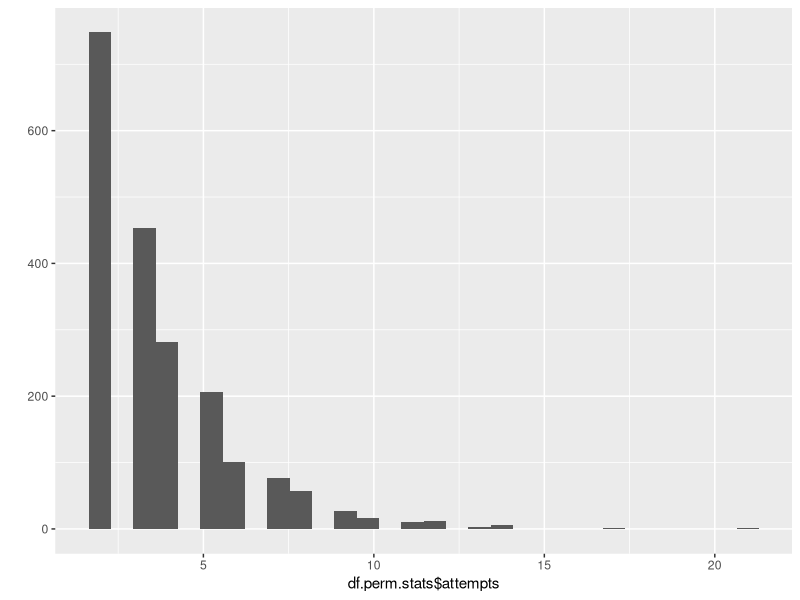

Here is the R script that generated this plot: (Note: this script raises an error after producing the figure.)
#install.packages("gtools")
#install.packages("permute")
#install.packages("dplyr")

library(ggplot2)
library(permute)
library(gtools)
library(plyr)
#library(dplyr)
#?dplyr


rm(list=ls())

set.seed(1)

x <- 1:100
n_perm <- 1000 # 100000
mat <- t(replicate(n_perm, sample(x)))

### Calculate "error rate" for each position
x.err <- sapply(seq_along(x), function(i) {sum(mat[,i]==x[i])/dim(mat)[1]})
#x.err1 <- numeric(); for (i in seq_along(x)) {x.err1[i] <- sum(mat[,i]==x[i])} # ALTERNATIVE SOLUTION
x.err # --> the error rate is 1/x
sprintf("Mean Error Rate: %s", mean(x.err))
sprintf("1/x: %s", 1/length(x))

df <- rdply(n_perm, sample(x)) # first column in this matrix (df$.n) is the original index

###################### USING own function - WITH restrictions #################
## TODO
#1) find out how many theoretical "restricted permutations", n_perm_max, that exists as a function of length(x). 
    # --> Print warning if n_perm > n_perm_max


perm_restricted <- function(x, n_perm) {
  ### For debugging
  #n_perm <- 10
  
  df.perm <- data.frame(matrix(NA, ncol=n_perm, nrow=length(x)))
  ## COLUMN=permutation_no (permuted sample)
  ## ROW="observation"
  
  df.perm.stats <- data.frame(attempts=rep(NA, n_perm))
  for (i in 1:n_perm) {
    n_perm_attempts <- 1
    flag_make_new_permutation <- TRUE
    while (flag_make_new_permutation) {
      perm <- sample(x)
      bool_identical_positions <- x == perm
      print(sprintf("i=%s | Attempt=%s | %s identical positions in x and perm", i, n_perm_attempts, sum(bool_identical_positions)))
      flag_make_new_permutation <- any(bool_identical_positions) # value will be TRUE if any positions are identical    
      n_perm_attempts <- n_perm_attempts + 1
    }
    print(sprintf("i=%s | Ok, found perm", i))
    df.perm[,i] <- perm
    df.perm.stats[i,] <- n_perm_attempts
  }
  df.perm.stats$error <- sapply(seq_along(df.perm), function(i) {sum(df.perm[,i]==x)/dim(df.perm)[1]})

  r.list <- list(df.perm, df.perm.stats)
  return(r.list)
}

set.seed(1)
x <- 1:1000
n_perm <- 2000 # 100000
r.list <- perm_restricted(x, n_perm)
df.perm <- r.list[[1]]
df.perm.stats <- r.list[[2]]
qplot(df.perm.stats$attempts, geom='histogram')

###################### USING "permute" library #################
#shuffle(20) # --> generates vector
?shuffleSet
df.shuffle <- shuffleSet(100, 5) # shuffleSet(n, nset)
#class(df.shuffle) # --> "permutationMatrix" "matrix"
df.shuffle <- as.data.frame(t(df.shuffle))

?how
CTRL <- how(within = Within(type = "series", mirror = TRUE))
#CTRL <- how(within = Within(type = "grid", mirror = TRUE)) # --> does not work: Set of permutations < 'minperm'. Generating entire set.
#CTRL <- how(within = Within(type = "free", mirror = TRUE)) # -->
CTRL
shuffleSet(5, 10, CTRL)

#Permute package
  #http://www.r-bloggers.com/generating-sets-of-permutations/
  #shuffle(20)
  #shuffleSet(3, 10)


#How to resample in R without repeating permutations?
  #http://stats.stackexchange.com/questions/24300/how-to-resample-in-r-without-repeating-permutations

#Generating all distinct permutations of a list in R
  #http://stackoverflow.com/questions/11095992/generating-all-distinct-permutations-of-a-list-in-r

is.language(call("sample", 1))
call("sample", 1)
is.call()
  #http://www.pmc.ucsc.edu/~mclapham/Rtips/resampling.htm

#If expr is a function call, be aware of assumptions about where it is evaluated, and in particular what ... might refer to. You can pass additional named arguments to a function call as additional named arguments to replicate: see "Examples".